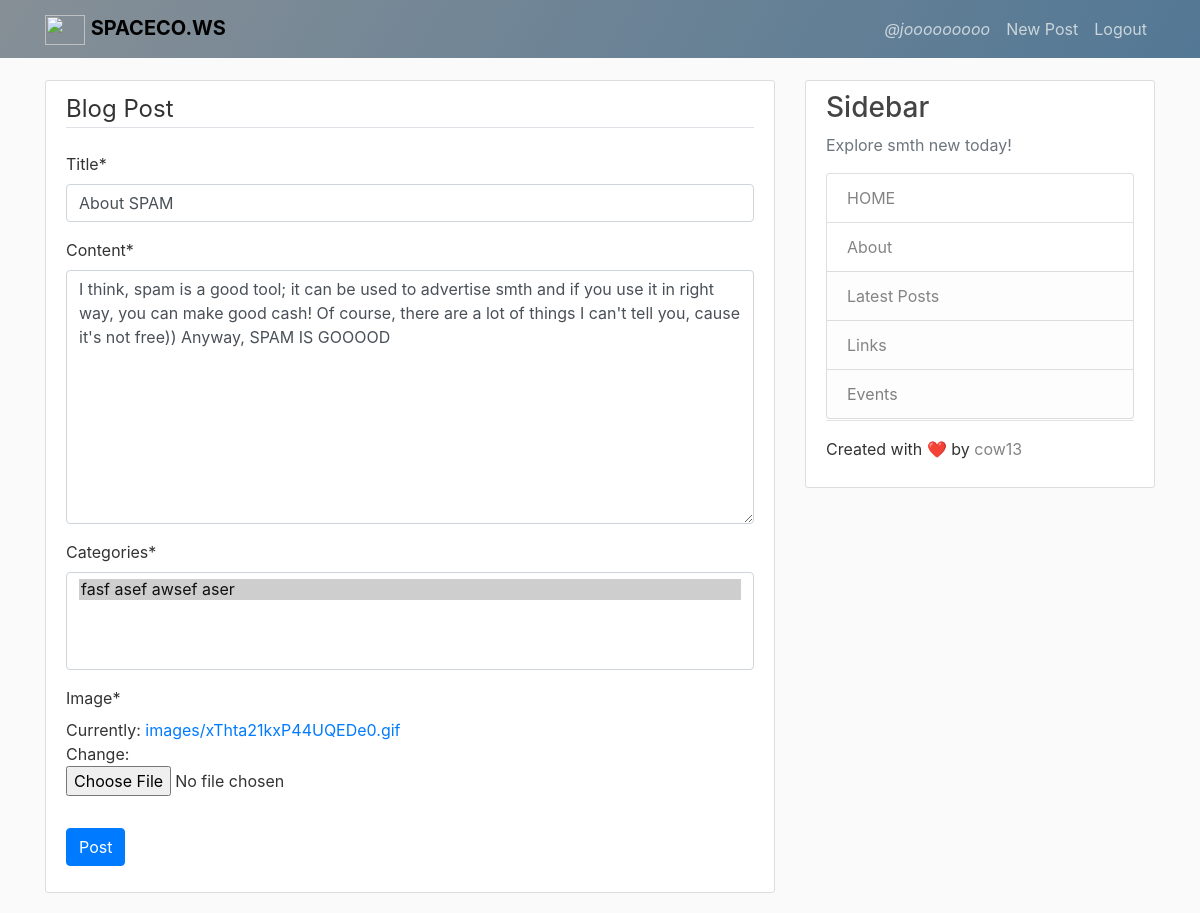
/post/about-spam/update/ (signed in), run on the app's committed database.
### blog/models.py (models this page shows, shortened)
class Post(models.Model):
    title = models.CharField(max_length=200)
    content = models.TextField()
    date_posted = models.DateTimeField(default=timezone.now)
    author = models.ForeignKey(User, on_delete=models.CASCADE)
    categories = models.ManyToManyField('Category', related_name='posts')
    image = models.ImageField(upload_to='images/', default="images/None/no-img.jpg")
    slug= models.SlugField(max_length=500, unique=True, null=True, blank=True)

### blog/views.py (the view, shortened to what this page needs)
# urls.py: path("post/<slug:slug>/update/", PostUpdateView.as_view(), name='post-update'),
class PostUpdateView(LoginRequiredMixin, UserPassesTestMixin, UpdateView):
    model = Post
    fields = ['title', 'content', 'categories', 'image']
    def test_func(self):
        post = self.get_object()
        if self.request.user == post.author: #checking if it's trully the same author who has created the post
            return True
        return False

### blog/models.py (called while the page is built)
    def __str__(self):
        return self.name

### blog/templates/blog/post_form.html (shortened to what this page needs)
{% extends 'blog/base.html' %}
{% load crispy_forms_tags %}
{% block content %}
    <div class="content-section">
      <form method="POST" enctype="multipart/form-data">
          <fieldset class="form-group">
              <legend class="border-bottom mb-4">Blog Post</legend>
              {{ form|crispy }}
          </fieldset>
          <div class="form-group">
             <button class="btn btn-primary" type="submit">Post</button>
          </div>
      </form>
    </div>
{% endblock content %}

### blog/templates/blog/base.html (shortened to what this page needs)
{% load static %}
<!DOCTYPE html>
<html lang="en" dir="ltr">
  <head>
    <link rel="stylesheet" href="https://stackpath.bootstrapcdn.com/bootstrap/4.3.1/css/bootstrap.min.css">
    <link rel="stylesheet" href="{% static 'blog/main.css' %}">
  </head>
  <body>
    <header class="site-header">
      <nav class="navbar navbar-expand-md navbar-dark bg-steel fixed-top">
        <div class="container">
          <a class="navbar-brand mr-4" href="{% url 'blog-home' %}"><img class="i40" src="https://66.media.tumblr.com/db5f5e8b81629177f727c181cabe329e/edce5e9ec746c30d-5b/s500x750/1aab692ed02e40090145be1779e41a9ded964b82.png"> <b>SPACECO.WS</b></a>
            <div class="navbar-nav">
              {% if user.is_authenticated %}
              <i><a class="nav-item nav-link" href="{% url 'profile' %}">@{{ user.username }}</a></i>
                <a class="nav-item nav-link" href="{% url 'post-create' %}">New Post</a>
                <a class="nav-item nav-link" href="{% url 'logout' %}">Logout</a>
              {% else %}
                <a class="nav-item nav-link" href="{% url 'login' %}">Login</a>
                <a class="nav-item nav-link" href="{% url 'register' %}">Register</a>
              {% endif %}
            </div>
          </div>
      </nav>
    </header>
    <main role="main" class="container">
      <div class="row">
        <div class="col-md-8">
          {% block content %}{% endblock %}
        </div>
        <div class="col-md-4">
          <div class="content-section sticky">
            <h3>Sidebar</h3>
            <p class='text-muted'>Explore smth new today!
              <ul class="list-group article-metadata">
                <li class="list-group-item"><a class="author_title" href="{% url 'blog-home' %}">HOME</a></li>
                <li class="list-group-item"><a class="author_title" href="{% url 'blog-about' %}">About</a></li>
                <li class="list-group-item list-group-item-light"><a class="author_title" href="{% url 'blog-home' %}">Latest Posts</a></li>
                <li class="list-group-item list-group-item-light"><a class="author_title" href="">Links</a></li>
                <li class="list-group-item list-group-item-light">Events</li>
              </ul>
            </p>
            <p> Created with ❤️ by <a href="http://zuck.rf.gd" class="createdwithlove">cow13</a> </p>
          </div>
        </div>
      </div>
    </main>
  </body>
</html>

### blog/static/blog/main.css (style rules this page uses)
body { background: #fafafa; color: #333333; margin-top: 5rem; }
h1, h2, h3, h4, h5, h6 { color: #444444; }
ul { margin: 0; }
.bg-steel { background-image: linear-gradient(120deg, #868f96 , #537895); }
.site-header .navbar-nav .nav-link { color: #cbd5db; }
.navbar-dark .navbar-brand { color: #000000; }
.content-section { background: #ffffff; padding: 10px 20px; border: 1px solid #dddddd; border-radius: 3px; margin-bottom: 20px; }
.sticky { position: -webkit-sticky; position: sticky; top: 4.5rem; }
.author_title { color: #848484; }
.createdwithlove { color: #848484; }
.article-metadata { padding-bottom: 1px; margin-bottom: 4px; border-bottom: 1px solid #e3e3e3; color: #000000; }
.i40 { width: 40px; height: 30px; }

### data on the page
Post: title "About SPAM", content "I think, spam is a good tool; it can be used to advertise smth and if you use it in right way, you can make good cash! Of course, there are a lot of things I can't tell you, cause it's not free)) Anyway, SPAM IS GOOOOD"

### other printed values
{{ user.username }} "jooooooooo"
